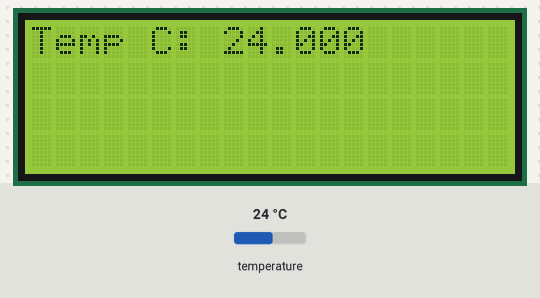
The sketch below on a simulated Arduino Uno, built with avr-gcc and run on an emulated ATmega328P. On the bench: 20×4 character LCD. Inputs (shaded band) come from the test bench; at power-on: temperature 24 °C. What the sketch prints to the serial monitor is not drawn.

Above: at 1.2 s.
1.3 s: temperature set to 12 °C
At 3.6 s:
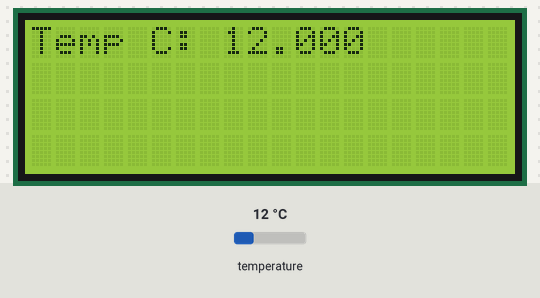
4.1 s: temperature set to 19 °C
6.6 s: temperature set to 28 °C
At 9.2 s:
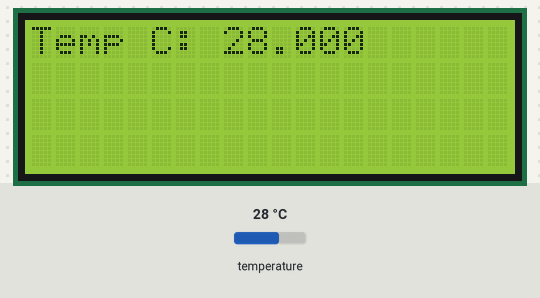
Timing chart, 0 to 10.7 s (numbered marks = the images above; inputs shaded):
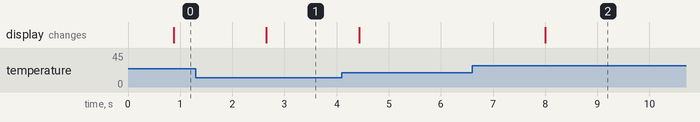

Measured:
- after the input at 1.3 s, the display: changes after 1.4 s (image 1)
- after the input at 6.6 s, the display: changes after 1.4 s (image 2)

The sketch:

dht.ino
```cpp
//kita akan membuat sketch dengan sensor suhu digital DS18B20
// sensor ini bisa digunakan dengan Arduino maupun ESP32
// karena keterbatasan wokwi maka simulasi ini dilakukan di Arduino Uno
#include <LiquidCrystal_I2C.h>
#include <OneWire.h>
#include <DallasTemperature.h>  //https://github.com/milesburton/Arduino-Temperature-Control-Library/tree/master

// Data wire is plugged into port 2 on the Arduino
#define ONE_WIRE_BUS 13

// Setup a oneWire instance to communicate with any OneWire devices (not just Maxim/Dallas temperature ICs)
OneWire oneWire(ONE_WIRE_BUS);

// Pass our oneWire reference to Dallas Temperature.
DallasTemperature sensors(&oneWire);

// arrays to hold device address
DeviceAddress sensor;

LiquidCrystal_I2C lcd(0x27, 20, 4);

void setup() {
  Serial.begin(115200);
  lcd.init();
  lcd.backlight();
  Serial.println("Dallas Temperature IC Control Library Demo");

  // locate devices on the bus
  Serial.print("Mencari sensor DS18B20...");
  sensors.begin();
  Serial.print("Ditemukan ");
  Serial.print(sensors.getDeviceCount(), DEC);
  Serial.println(" perangkat.");

  // report parasite power requirements
  Serial.print("Parasite power : ");
  if (sensors.isParasitePowerMode()) Serial.println("ON");
  else Serial.println("OFF");

  if (!sensors.getAddress(sensor, 0)) Serial.println("Tidak dapat menemukan sensor DS18B20");

  //atur resolusi suhu DS18B20 dengan resolusi 9-12 bit
  sensors.setResolution(sensor, 12);  //kita gunakan 12 bit untuk mendapatkan presisi yang paling baik
}

void loop() {
  //Ambil data suhu
  sensors.requestTemperatures();  // Send the command to get temperatures
  float suhu = sensors.getTempC(sensor);
  Serial.print("Temp C: ");
  Serial.println(suhu, 3);  // 4 angka di belakang koma
  lcd.clear();
  lcd.print("Temp C: ");
  lcd.print(suhu, 3);
  delay(1000);
}
```
